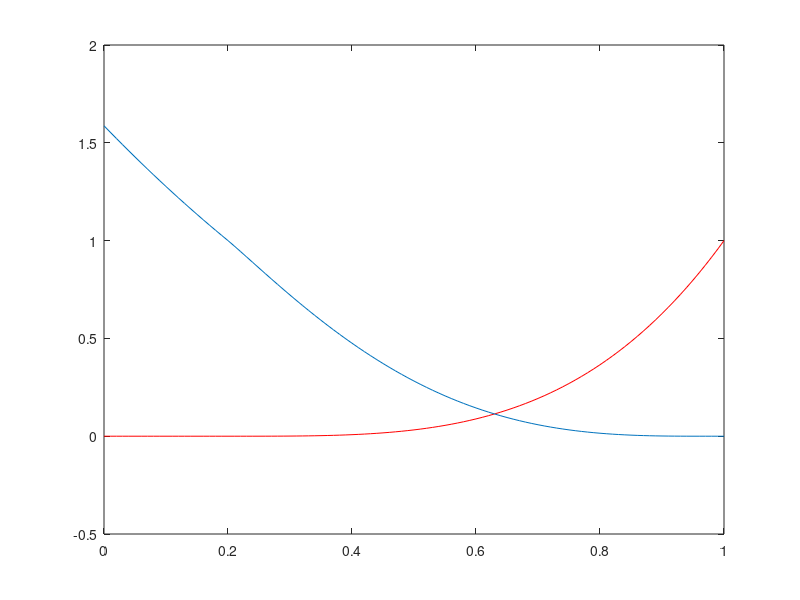

MATLAB code to generate this figure:
clc
clear all;
swi=0.2;
sor=0.03;
sw=0:0.01:1;
s0=0:0.01:1;
krw1=((sw-swi)./(1-swi)).^3.5;
plot(sw,krw1,'r');

kr01=(1-(sw-swi)./(1-swi-sor)).^2.*(1-((sw-swi)./(1-swi-sor)).^1.5);
hold on
plot(sw,kr01);